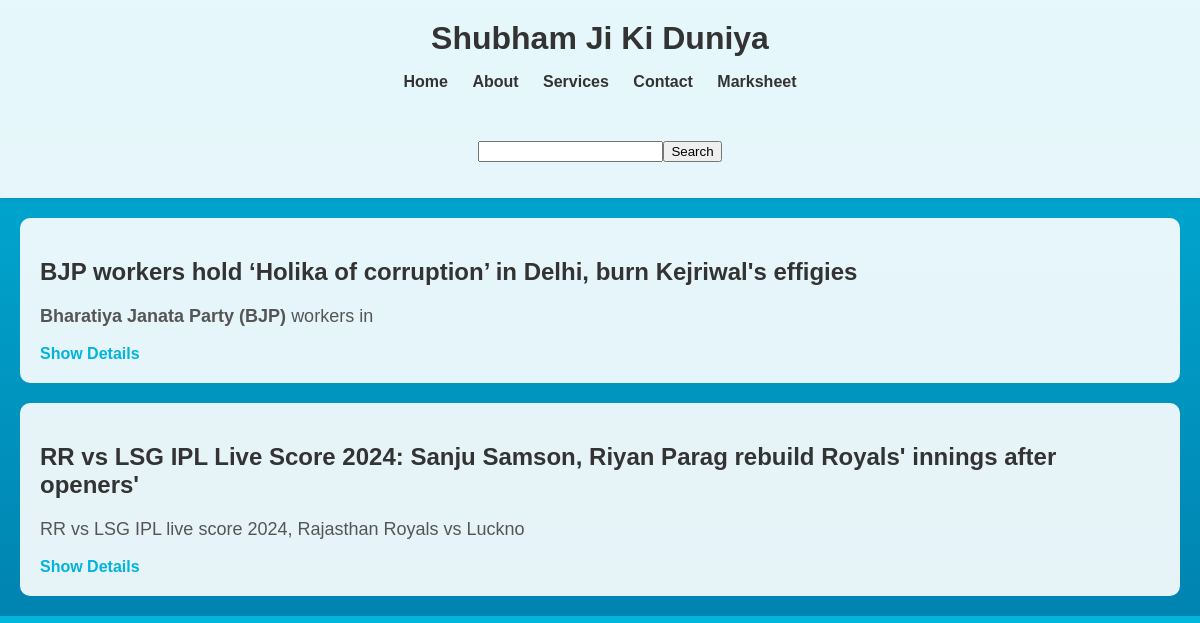
The page / on the database its author committed.
### service/models.py (models this page shows)
class Service(models.Model):
    post_title=models.CharField(max_length=100)
    post_description=HTMLField()
    post_image=models.FileField(upload_to="news/",max_length=250,null=True,default=None)
    news_slug=AutoSlugField(populate_from='post_title',unique=True,null=True,default=None)

### first/views.py (the view)
# urls.py: path('', views.homepage , name='home'),
def homepage(request):
    serviceData = Service.objects.all()
    if request.method=='GET':
        st = request.GET.get('newsname')
        if st != None:
            serviceData = Service.objects.filter(post_title__icontains=st)
    data = {
        'serviceData' : serviceData
    }
    return render(request,"index.html",data)

### templates/index.html
{% extends 'base.html' %}
{% block content %}
<body>
{% for n in serviceData %}
<div class="container">
    <h2>{{n.post_title}}</h2>
    <p>{{n.post_description | slice:"0:60" | safe}}</p>
    <a href="/detailview/{{n.news_slug}}">Show Details</a>
</div>
{% empty %}
NO DETA FOUND
{% endfor %}
</body>
</html>
{% endblock %}

### templates/base.html
{% include "header.html" %}
{% block content %}
{% endblock %}

### templates/header.html (shortened to what this page needs)
<!DOCTYPE html>
<html lang="en">
<head>
<link rel="stylesheet" type="text/css" href="/static/css/styles.css">
</head>
<header>
        <h1>Shubham Ji Ki Duniya</h1>
        <nav>
            <ul>
                <li><a href="{% url 'home' %}">Home</a></li>
                <li><a href="{% url 'about' %}">About</a></li>
                <li><a href="{% url 'service' %}">Services</a></li>
                <li><a href="{% url 'contact' %}">Contact</a></li>
                <li><a href="{% url 'marksheet' %}">Marksheet</a></li>
            </ul>
            <br>
            <ul>
                <li><form method="get"><input type="text" name="newsname" value=""/><input type="submit" value="Search"/></form></li>
            </ul>
        </nav>
</header>

### static/css/styles.css (style rules this page uses)
body { margin: 0; padding: 0; font-family: Arial, sans-serif; background: linear-gradient(to bottom, #00b4db, #0083b0); }
header { background-color: rgba(255, 255, 255, 0.9); padding: 20px; text-align: center; box-shadow: 0 2px 5px rgba(0, 0, 0, 0.1); }
header h1 { margin: 0; color: #333; }
nav ul { list-style: none; padding: 0; }
nav ul li { display: inline; }
nav ul li a { text-decoration: none; color: #333; padding: 10px; }
.container { background-color: rgba(255, 255, 255, 0.9); padding: 20px; border-radius: 10px; margin: 20px; }
h2 { color: #333; }
p { color: #555; font-size: 18px; }
a { color: #00b4db; text-decoration: none; font-weight: bold; }

### rows shown on the page
Service: post_title "BJP workers hold ‘Holika of corruption’ in Delhi, burn Kejriwal's effigies", post_description "Bharatiya Janata Party (BJP) workers in"
Service: post_title "RR vs LSG IPL Live Score 2024: Sanju Samson, Riyan Parag rebuild Royals' innings after openers'", post_description "RR vs LSG IPL live score 2024, Rajasthan Royals vs Luckno"
